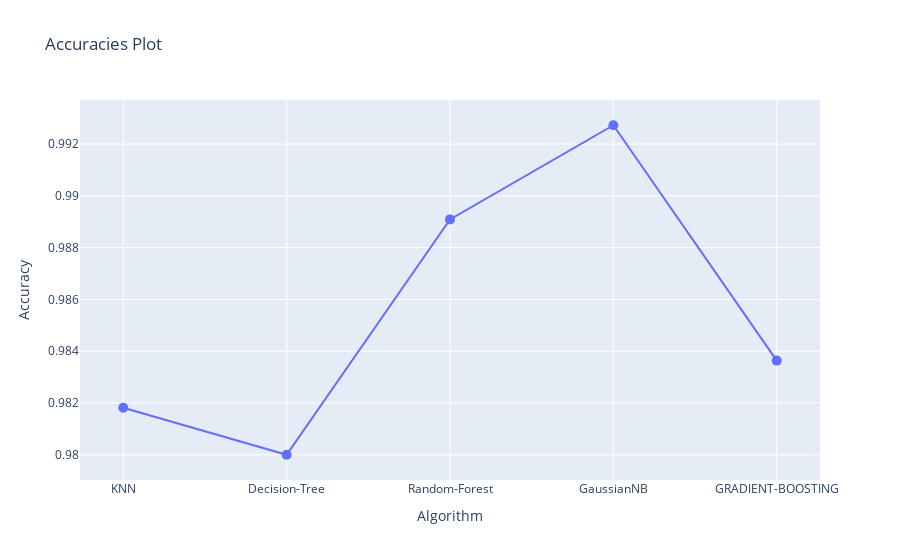

Notebook cell for this chart:
### Code cell
import plotly.graph_objects as go
accuracies = [acc1, acc2, acc3,acc4,acc6]
algorithms = ['KNN', 'Decision-Tree', 'Random-Forest','GaussianNB','GRADIENT-BOOSTING']
fig = go.Figure(data=go.Scatter(x=algorithms, y=accuracies, mode='markers+lines', marker=dict(symbol='circle', size=10), line=dict(width=2)))
fig.update_layout(title='Accuracies Plot', xaxis_title='Algorithm', yaxis_title='Accuracy')
fig.show()

### Figure 1 — Plotly figure (JSON) as saved in the notebook; plotly's stock layout.template omitted (floating-point values rounded to 4 significant figures)
{"data": [{"line": {"width": 2}, "marker": {"size": 10, "symbol": "circle"}, "mode": "markers+lines", "type": "scatter", "x": ["KNN", "Decision-Tree", "Random-Forest", "GaussianNB", "GRADIENT-BOOSTING"], "y": [0.9818, 0.98, 0.9891, 0.9927, 0.9836]}], "layout": {"title": {"text": "Accuracies Plot"}, "xaxis": {"title": {"text": "Algorithm"}}, "yaxis": {"title": {"text": "Accuracy"}}}}
